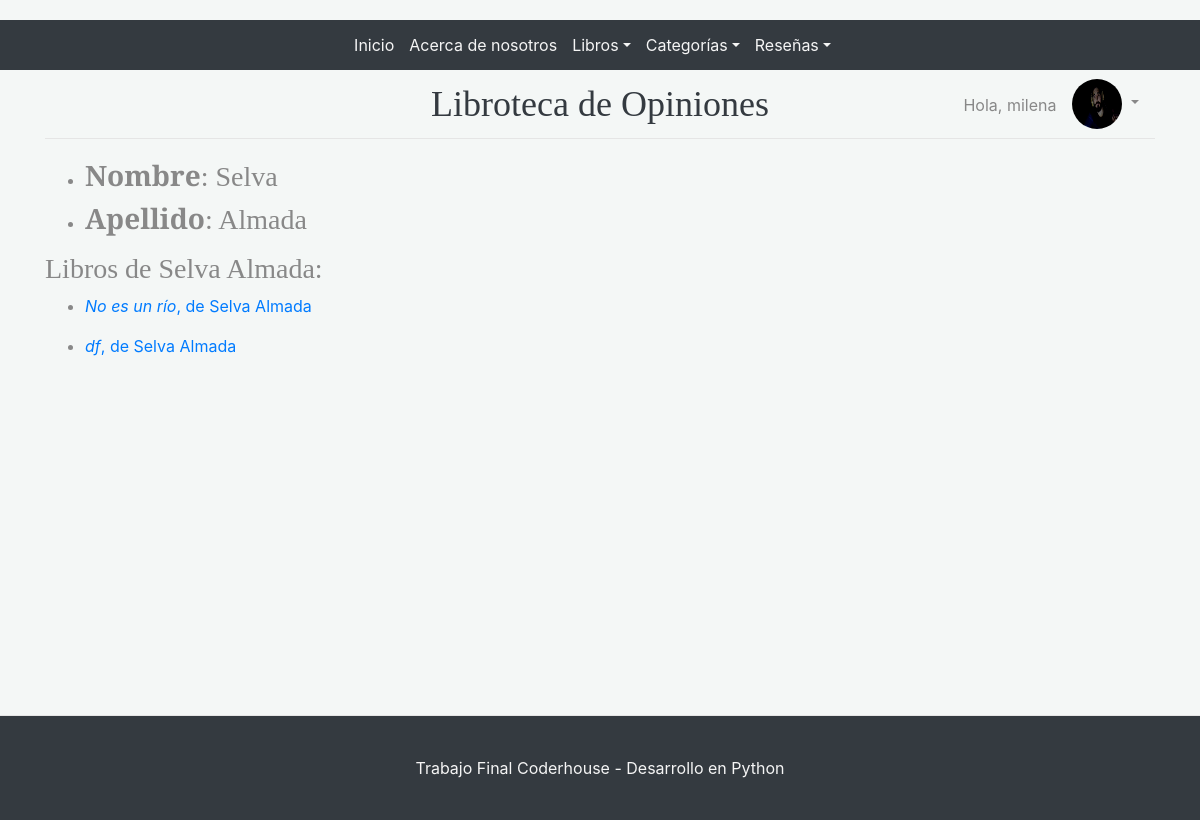
The page /libros/autorVista/4/ (signed in) on the database as committed earlier.
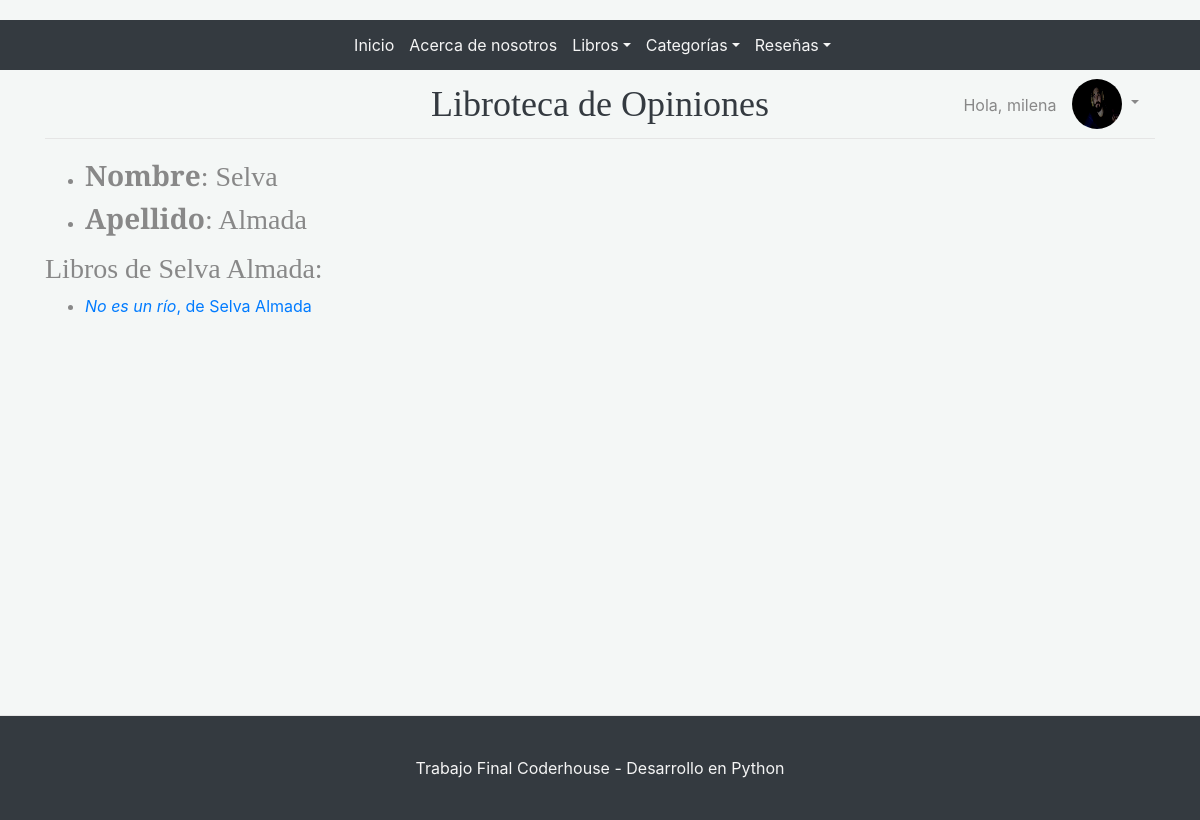
The same page on the database as committed later.
### Libros/models.py (models this page shows, shortened)
class Libro(models.Model):
    titulo= models.CharField(max_length=100)
    isbn= models.CharField(max_length=30)
    fecha_publicacion = models.DateField()
    editorial = models.ForeignKey(Editorial,on_delete=models.CASCADE)
    autor = models.ForeignKey(Autor,on_delete=models.CASCADE)
    imagen=models.ImageField(upload_to="imagenesLibros", null=True)
    class Meta:
        ordering = ["titulo"]

class Autor(models.Model):
    nombre= models.CharField(max_length=30)
    apellido= models.CharField(max_length=30)
    class Meta:
        ordering = ["apellido"]

### Libros/views.py (the view)
# urls.py: path('autorVista/<id>/', views.autorVista, name="AutorVista"),
def autorVista(request, id):
    autor=Autor.objects.filter(id=id)
    autor=autor[0]
    libros=Libro.objects.filter(autor=autor)
    if len(libros)!=0:
        for libro in libros:
            libro_posts=Post.objects.filter(libro=libro)
            return render(request, "libros/autorVista.html",  {"id":id, "autor": autor, "libros":libros, "libro_posts":libro_posts} )
    else:
        return render(request, "libros/autorVista.html",  {"id":id, "autor": autor, "libros":libros} )

### Libros/templates/Libros/autorVista.html (shortened to what this page needs)
{% extends "Blog/padre_simple.html" %}
{% load static %}
{% block cuerpodelapagina %}
<ul>
    <li> <h3> <strong>Nombre</strong>: {{ autor.nombre }}</h3></li>
    <li> <h3> <strong>Apellido</strong>: {{ autor.apellido }}</h3></li>
</ul>
    {% if libros %}
    <h3>Libros de {{ autor.nombre }} {{ autor.apellido }}: </h3>
    {% for libro in libros %}
    <ul>
        <li> <a href="{% url 'LibroVista' libro.id %}"> <em>{{ libro.titulo }}</em>, de {{ libro.autor.nombre }}  {{ libro.autor.apellido }}</a></h3></li>
    </ul>
    {% endfor %}
    {% else %}
    <p>Todavía no hay ningún libro cargado del autor {{ autor.nombre}} {{ autor.apellido }}</p>
    {% endif %}
    {% endblock %}

Rows that differ between the two databases and show on the page:
removed Libro: titulo "df", autor.nombre "Selva", autor.apellido "Almada"
